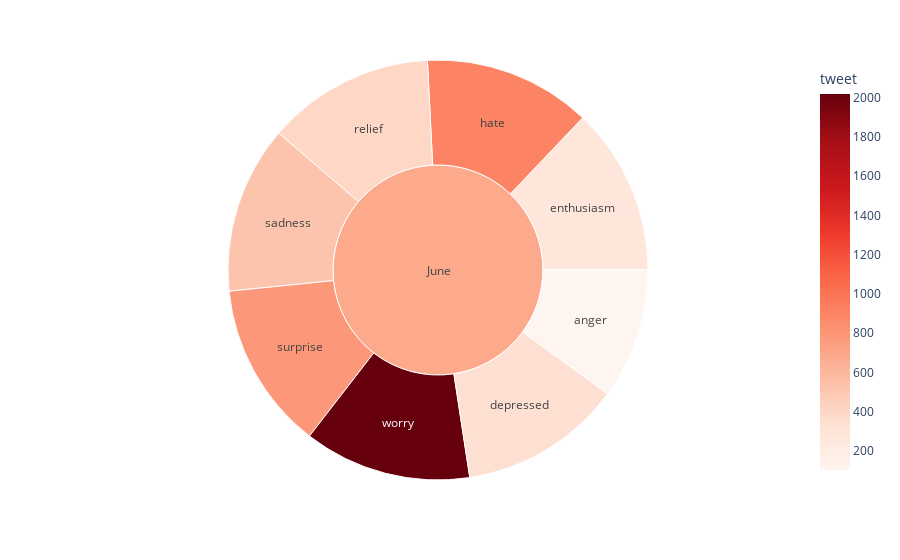

Source (notebook cell):
### Code cell
px.sunburst(twitter_jun, path=['date', 'emotion_str'],
                  color='tweet',
                  color_continuous_scale='reds')

### Figure 1 — Plotly figure (JSON) as saved in the notebook; plotly's stock layout.template omitted (floating-point values rounded to 4 significant figures)
{"data": [{"branchvalues": "total", "customdata": [[103.9], [343.7], [271.5], [905.7], [402.4], [522.7], [788.1], [2017.0], [686.8]], "domain": {"x": [0, 1], "y": [0, 1]}, "hovertemplate": "labels=%{label}<br>count=%{value}<br>parent=%{parent}<br>id=%{id}<br>tweet=%{color}<extra></extra>", "ids": ["June/anger", "June/depressed", "June/enthusiasm", "June/hate", "June/relief", "June/sadness", "June/surprise", "June/worry", "June"], "labels": ["anger", "depressed", "enthusiasm", "hate", "relief", "sadness", "surprise", "worry", "June"], "marker": {"coloraxis": "coloraxis", "colors": [103.9, 343.7, 271.5, 905.7, 402.4, 522.7, 788.1, 2017.0, 686.8]}, "name": "", "parents": ["June", "June", "June", "June", "June", "June", "June", "June", ""], "type": "sunburst", "values": [28, 35, 36, 36, 36, 36, 36, 36, 279]}], "layout": {"autosize": true, "coloraxis": {"colorbar": {"title": {"text": "tweet"}}, "colorscale": [[0, "rgb(255,245,240)"], [0.125, "rgb(254,224,210)"], [0.25, "rgb(252,187,161)"], [0.375, "rgb(252,146,114)"], [0.5, "rgb(251,106,74)"], [0.625, "rgb(239,59,44)"], [0.75, "rgb(203,24,29)"], [0.875, "rgb(165,15,21)"], [1, "rgb(103,0,13)"]]}, "legend": {"tracegroupgap": 0}, "margin": {"t": 60}}}
